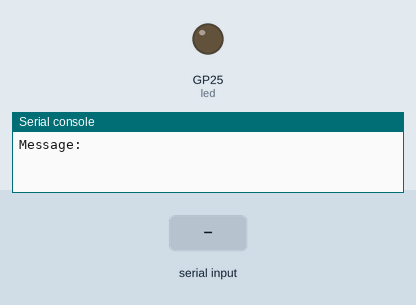
Recording of a program running on a simulated Raspberry Pi Pico running MicroPython. Parts: output pins drawn as LEDs (lit = HIGH), the last lines printed to the serial console. The test bench sets the inputs (shaded band).

Above: at 1.2 s.
1.3 s: "a" typed at the serial console, then Enter
At 2.1 s:
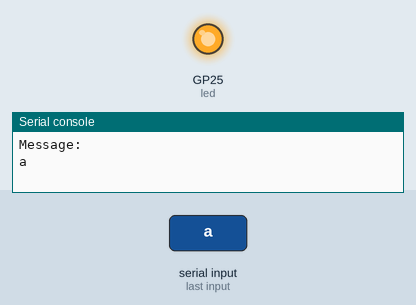
5.3 s: "b" typed at the serial console, then Enter
At 8.1 s:
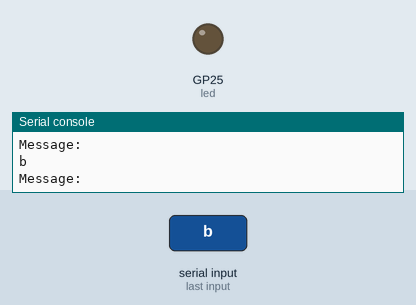
Timing chart, 0 to 9.6 s (numbered marks = the images above; inputs shaded):
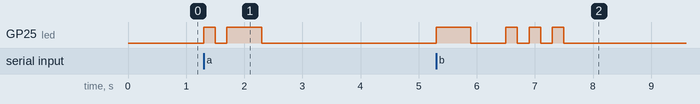

The program:

morse_translator.py
```python
"""
  Morse Code Translator

  Reads a string from cli and translates it to led light signals on the Pi PicoW
"""

from machine import Pin
from utime import sleep

led = Pin('LED', Pin.OUT)

dot_duration = 0.2
dash_duration = dot_duration * 3
space_duration = dot_duration * 7

morse_dict = {
    'a' : '.-',   'b' : '-...',  'c' : '-.-.',
    'd' : '-..',  'e' : '.',     'f' : '..-.',
    'g' : '--.',  'h' : '....',  'i' : '..',
    'j' : '.---', 'k' : '-.-',   'l' : '.-..',
    'm' : '--',   'n' : '-.',    'o' : '---',
    'p' : '.--.', 'q' : '--.-',  'r' : '.-.',
    's' : '...',  't' : '-',     'u' : '..-',
    'v' : '...-', 'w' : '.--',   'x' : '-..-',
    'y' : '-.--', 'z' : '--..'
}

def blink_delay(delay):
  led.on()
  sleep(delay)
  led.off()
  sleep(delay)

def send_pulse(morse):
  if(morse == '.'):
    blink_delay(dot_duration)
  elif(morse == '-'):
    blink_delay(dash_duration)
  else:
    sleep(space_duration)

def character_to_morse(char):
  morse = morse_dict.get(char.lower())
  if(morse):
    for signal in morse:
      send_pulse(signal)
  else:
    print('Unknown Character: ' + char)

while True:
  text = input("Message: ")
  for character in text:
    character_to_morse(character)
```

Measured:
- after the input at 1.3 s, GP25 (led): LOW → HIGH at once, → LOW 0.20 s later, → HIGH 0.20 s later, → LOW 0.60 s later
- after the input at 5.3 s, GP25 (led): LOW → HIGH at once, → LOW 0.60 s later, → HIGH 0.60 s later, → LOW 0.20 s later, … (8 changes in this stretch)
